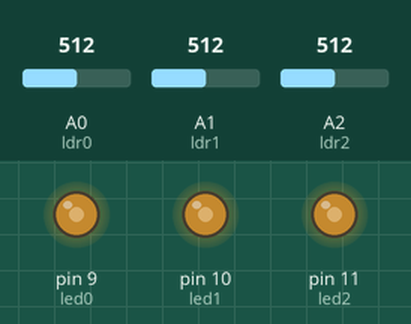
Bench run of a sketch on a simulated Arduino Uno, built with avr-gcc and run on an emulated ATmega328P. On the bench: output pins drawn as LEDs (lit = HIGH). Inputs (shaded band) come from the test bench; at power-on: A0 (ldr0) = 512, A1 (ldr1) = 512, A2 (ldr2) = 512.

Above: at 1.2 s.
1.3 s: A0 (ldr0) set to 716
At 1.8 s:
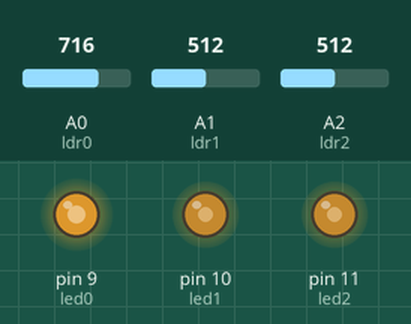
2.8 s: A1 (ldr1) set to 716
At 4.0 s:
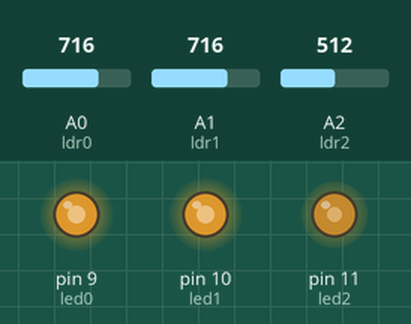
4.3 s: A2 (ldr2) set to 716
At 5.2 s:
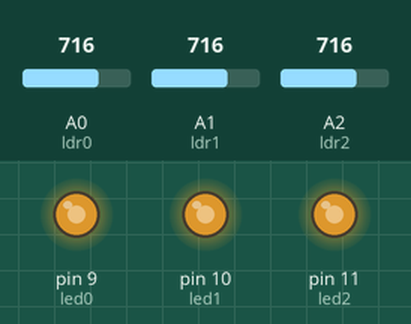
5.8 s: A0 (ldr0) set to 900
At 6.4 s:
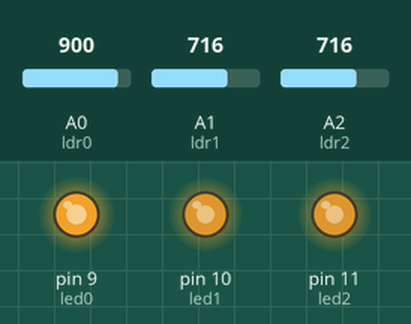
7.3 s: A1 (ldr1) set to 900
At 8.5 s:
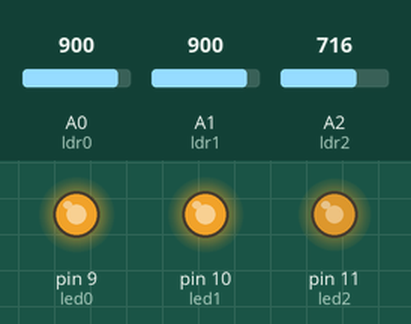
8.8 s: A2 (ldr2) set to 900
At 9.9 s:
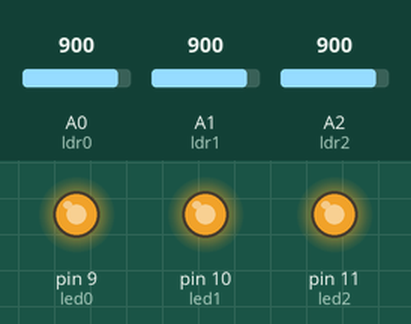
Timing chart, 0 to 11.3 s (numbered marks = the images above; inputs shaded):
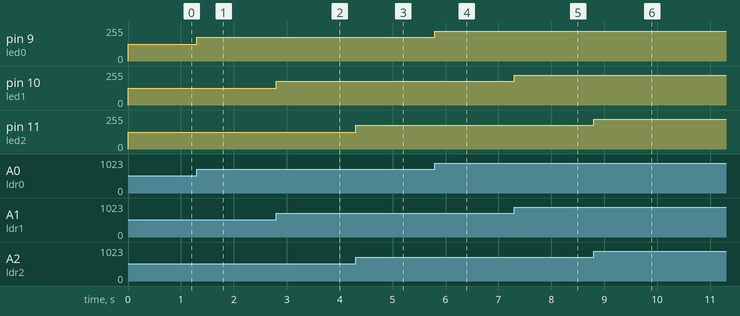

The sketch:

lector_de_llum3.ino
```cpp
/**********************************************************************************
**                                                                               **
**                              Lector de Llum                                   **
**                                                                               **
**                                                                               **
**********************************************************************************/

//********** Includes *************************************************************

//********** Variables ************************************************************
const int led0 = 9;          // donar nom al pin 9 de l’Arduino
const int ldr0 = A0;         // donar nom al pin A0 de l’Arduino

const int led1 = 10;          // donar nom al pin 10 de l’Arduino
const int ldr1 = A1;

const int led2 = 11;          // donar nom al pin 11 de l’Arduino
const int ldr2 = A2;

int velocitat = 20;          // velocitat de l'acció en ms
int valLdr0;                 // guardar valor del ldr
int valLdr1;
int valLdr2;

//********** Setup ****************************************************************
void setup()
{
  pinMode(led0, OUTPUT);     // definir el pin 9 com una sortida
  pinMode(led1, OUTPUT);
  pinMode(led2, OUTPUT);
}

//********** Loop *****************************************************************
void loop()
{
  valLdr0 = analogRead(ldr0);   // llegir valor ldr

  valLdr0 = map(valLdr0, 0, 1023, 0,255);   // mapejar valor de 0-1023 a 0-255

  analogWrite(led0, valLdr0);    // actualitzar l'estat del led


  valLdr1 = analogRead(ldr1);   // llegir valor ldr

  valLdr1 = map(valLdr1, 0, 1023, 0,255);   // mapejar valor de 0-1023 a 0-255

  analogWrite(led1, valLdr1);    // actualitzar l'estat del led


  valLdr2 = analogRead(ldr2);   // llegir valor ldr

  valLdr2 = map(valLdr2, 0, 1023, 0,255);   // mapejar valor de 0-1023 a 0-255

  analogWrite(led2, valLdr2);    // actualitzar l'estat del led
}

//********** Funcions *************************************************************
```

Measured:
- after the input at 1.3 s, pin 9 (led0): 127/255 → 178/255 at once
- after the input at 2.8 s, pin 10 (led1): 127/255 → 178/255 at once
- after the input at 4.3 s, pin 11 (led2): 127/255 → 178/255 at once
- after the input at 5.8 s, pin 9 (led0): 178/255 → 224/255 at once
- after the input at 7.3 s, pin 10 (led1): 178/255 → 224/255 at once
- after the input at 8.8 s, pin 11 (led2): 178/255 → 224/255 at once
